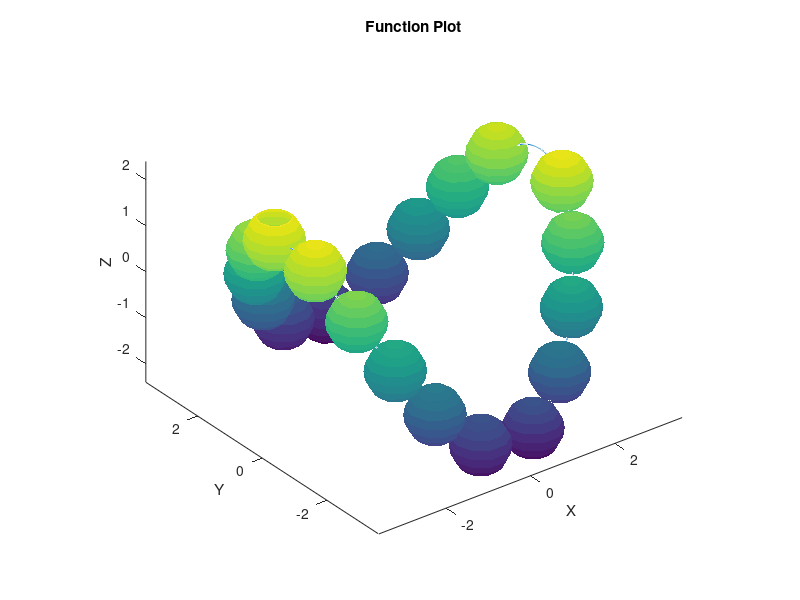

Write the MATLAB code that produced this figure.
clear,clc;
% 定义可变常数
R = 3;    % 球面的半径
w = 1;    % 曲线的参数
A = 2;    % 曲线高度的缩放系数
r = 0.6;  % 球半径

% 创建 t 的值域，步长为 0.01
t = 0:0.01:2*pi;

% 计算 x, y, z 值
x = R*cos(w*t);
y = R*sin(w*t);
z = A*cos(2*t);

% 创建直径为 0.1 的球
[x_sphere, y_sphere, z_sphere] = sphere(10);
x_sphere = x_sphere * r;
y_sphere = y_sphere * r;
z_sphere = z_sphere * r;

% 遍历函数并记录可以放置球的点的位置
num_balls = 0;
ball_centers = [];
for i = 1:length(x)
    if i == 1
        P = [x(1) y(1) z(1)];
    else
        d = sqrt(sum(([x(i) y(i) z(i)] - P).^2, 2));
        if d >= 2*r  % 放置球的间隔为2r
            P = [x(i) y(i) z(i)];
            num_balls = num_balls + 1;
            ball_centers(num_balls, :) = P;
        end
    end
end

% 绘制 3D 曲面图
figure;
plot3(x, y, z);

% 设置坐标轴标签和标题
xlabel('X');
ylabel('Y');
zlabel('Z');
title('Function Plot');

% 在可以放置球的点上放置球
hold on;
for i = 1:size(ball_centers, 1)
    surf(x_sphere + ball_centers(i, 1), y_sphere + ball_centers(i, 2), z_sphere + ball_centers(i, 3), 'EdgeColor', 'none');
end

% 设置绘图区域
axis equal;  % x, y, z 坐标轴比例相等
xlim([-1.2*R 1.2*R]); ylim([-1.2*R 1.2*R]); zlim([-1.2*A 1.2*A]); % 设置坐标轴范围
